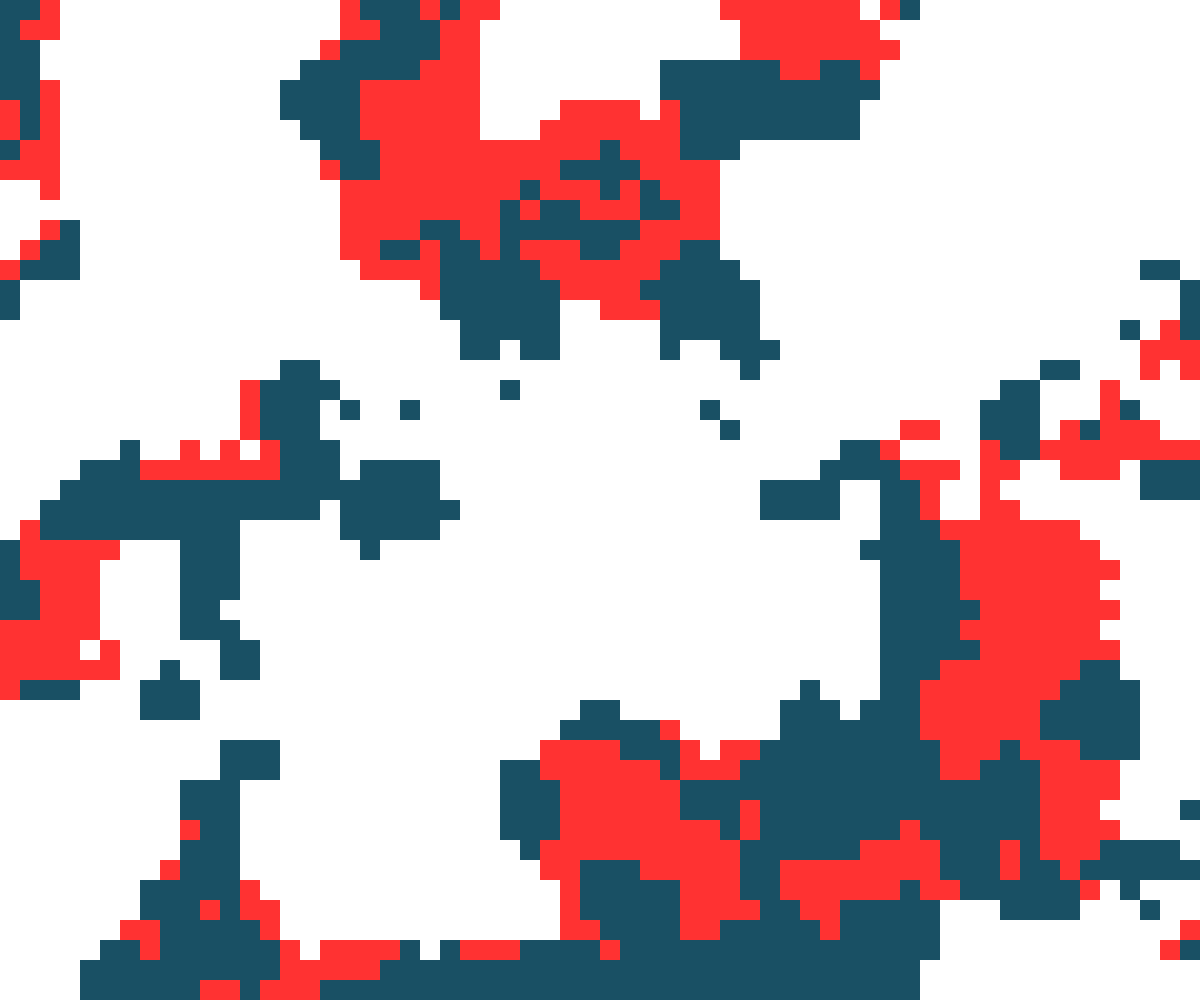
Frame 1 (no input)
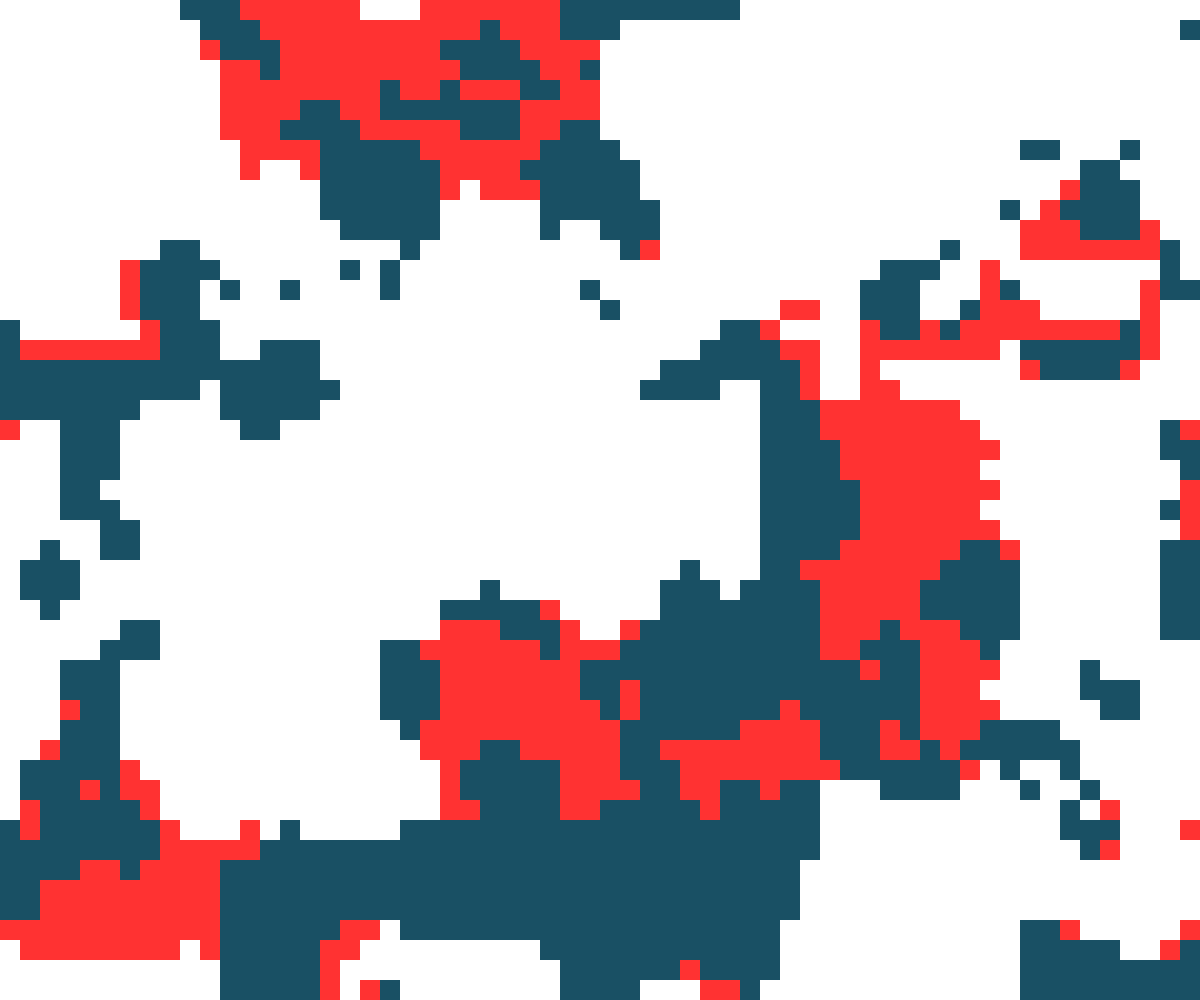
Frame 60 (no input)
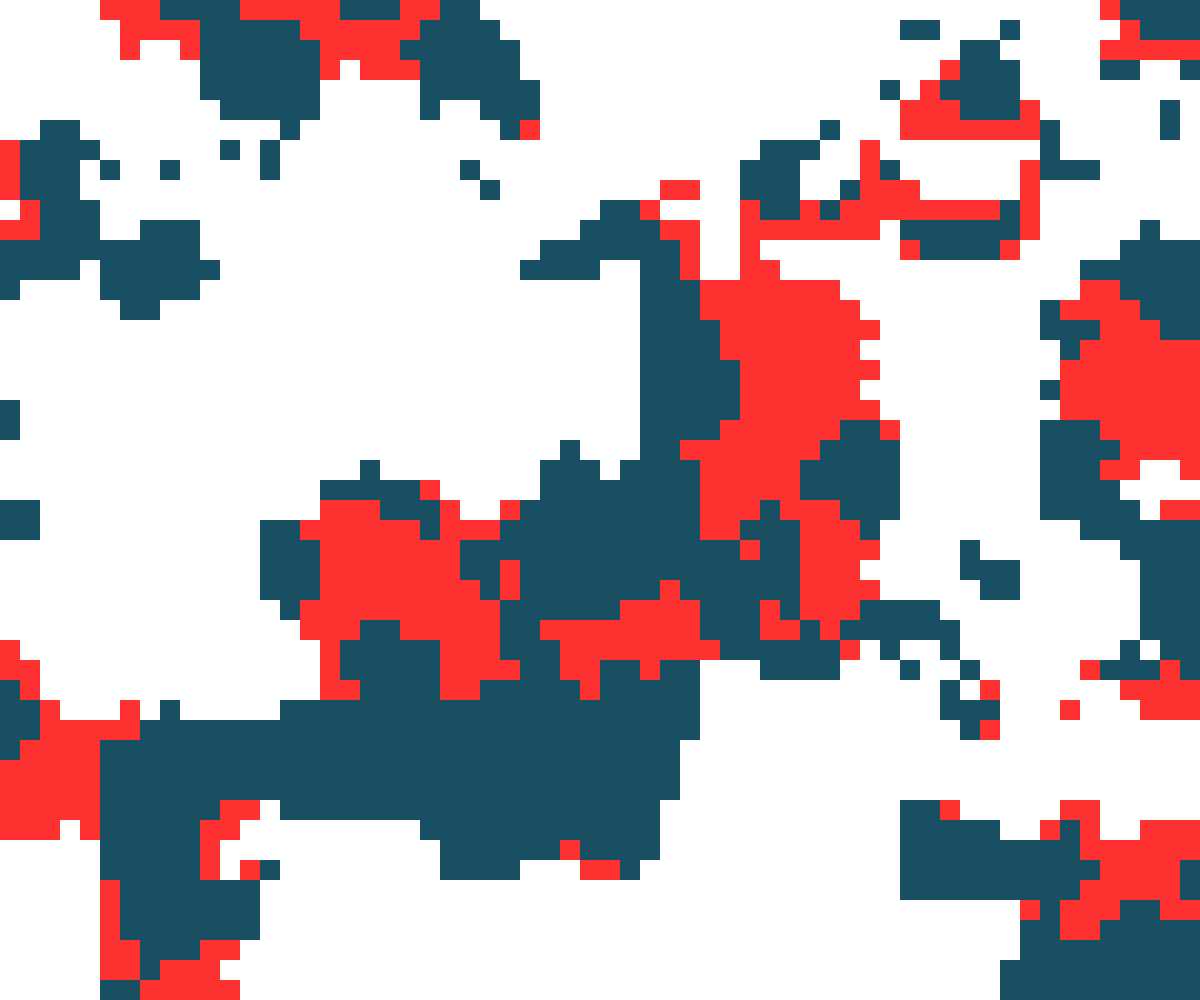
Frame 120 (the mouse pressed at the canvas centre since frame 60)

The p5.js sketch that drew these frames (run headless with seeded random() and noise() and a simulated clock; from frame 60 on, the mouse is pressed at the canvas centre):

// p5.js sketch
// ── sketch.js
const grid = []
const spacing = 20
let gridXSize
let gridYSize

function setup() {
  createCanvas(windowWidth, windowHeight);
  rectMode(CENTER);

  gridXSize = Math.floor(windowWidth / spacing);
  gridYSize = Math.floor(windowHeight / spacing);

  // noLoop();
  frameRate(20);
}

function draw() {
  background(255);
  for (let x = 0; x < gridXSize; x++) {
    for (let y = 0; y < gridYSize; y++) {
      push(); // Save transformation state


      // Center the grid in the canvas
      const offsetX = (windowWidth - (gridXSize - 1) * spacing) / 2;
      const offsetY = (windowHeight - (gridYSize - 1) * spacing) / 2;
      translate(x * spacing + offsetX, y * spacing + offsetY);
      // rotate(random(TWO_PI)); // Random rotation

      noStroke();

      let n = noise(x / 10 + frameCount / 100, y / 10 + frameCount / 100);
      const val = n > 0.5 ? 1 : 0;

      if (val === 1) {
        //new noise for color 2 colors
        const nColor = noise(x / 5 + frameCount / 50, y / 5 + frameCount / 50);
        if (nColor > 0.5) {
          fill(25, 80, 100);
        } else {
          fill(255, 50, 50);
        }
      }

      rect(0, 0, spacing, spacing);


      pop(); // Restore transformation state

    }
  }
}
